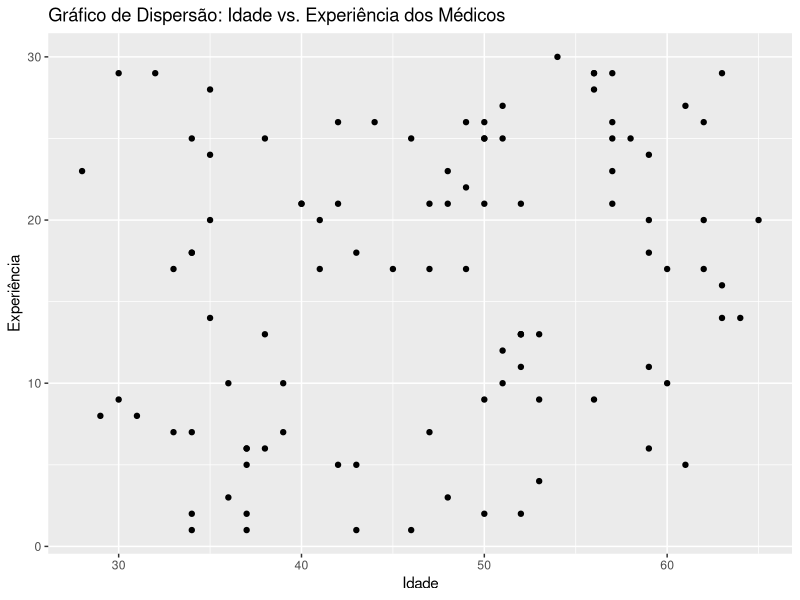
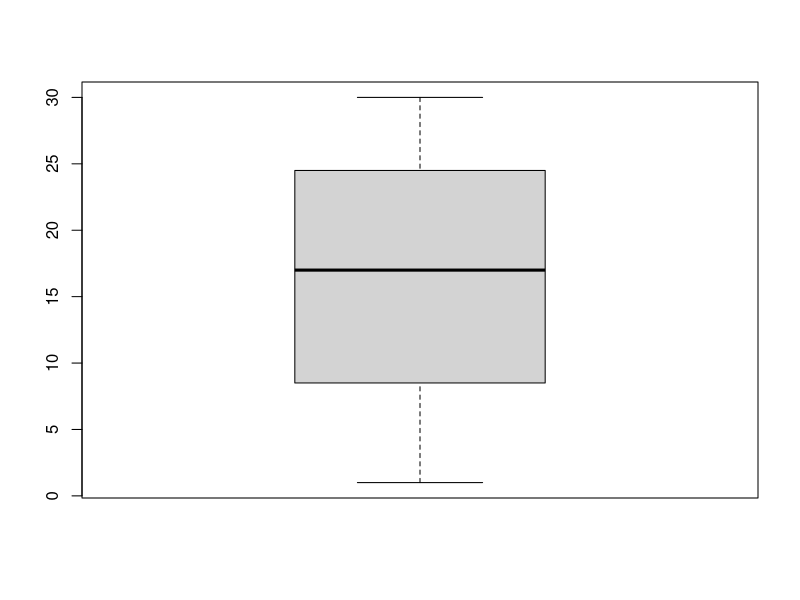
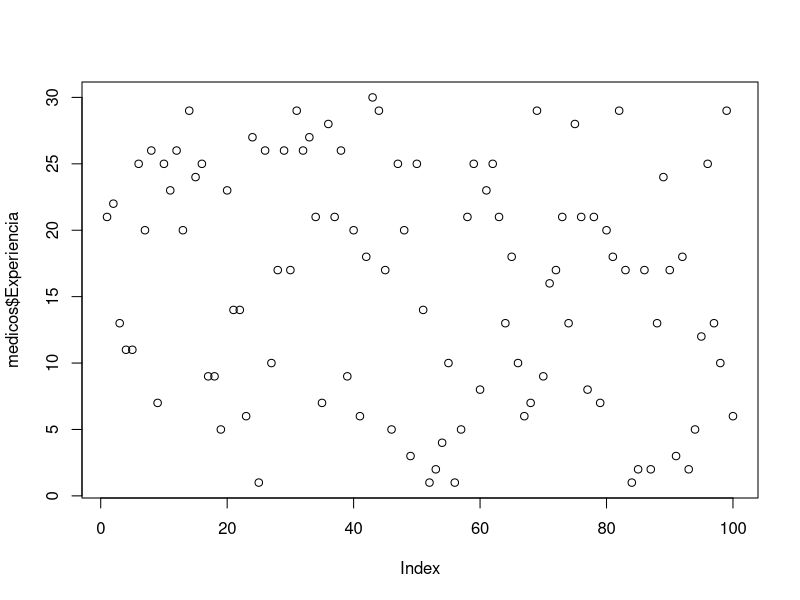
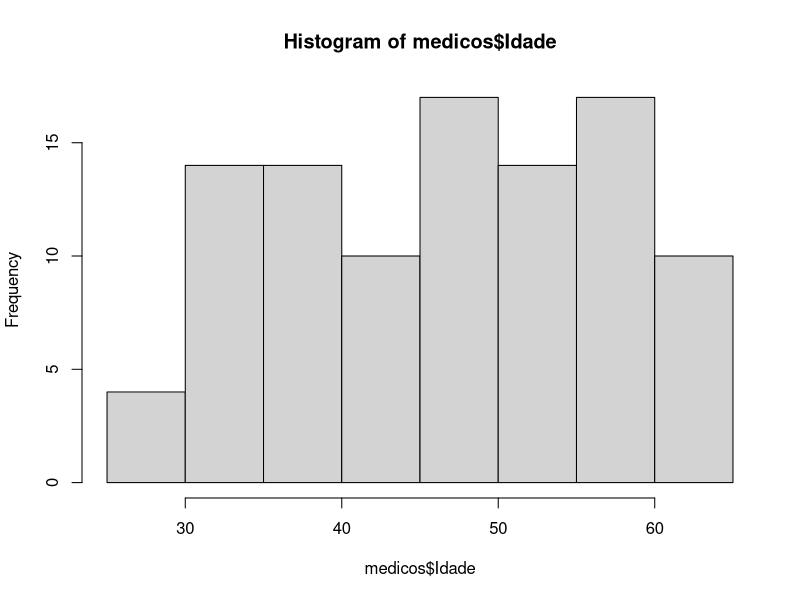

The R script that drew these images, in order:
#Base de dados médica
set.seed(123)  # Definir semente para reprodução
medicos <- data.frame(
  Paciente = paste("Paciente", 1:100),
  Especialidade = sample(c("Cardiologia", "Ortopedia", "Pediatria", "Dermatologia"), 100, replace = TRUE),
  Idade = sample(28:65, 100, replace = TRUE),
  Experiencia = sample(1:30, 100, replace = TRUE),
  Qualificacao = sample(c("Básica", "Intermediária", "Avançada"), 100, replace = TRUE)
)

# Visualizar a estrutura da base
str(medicos)

# Conversão das colunas relevantes em fatores
cols_para_fatores <- c("Especialidade", "Qualificacao")

medicos[cols_para_fatores] <- lapply(medicos[cols_para_fatores], as.factor)

# Visualizar a estrutura da base de dados após a conversão em fatores
str(medicos)

# One Hot Encoding para a coluna 'Especialidade'
library(dplyr)
library(tidyr)

medicos_encoded <- medicos %>%
  pivot_wider(names_from = Especialidade, values_from = c(Idade, Experiencia), values_fill = 0)

# Visualizar a estrutura da base de dados após One Hot Encoding
str(medicos_encoded)

# Discretização da coluna 'Idade'
medicos$Idade.Disc <- cut(medicos$Idade, breaks = c(28, 40, 50, 65), labels = c("Jovem", 'Meia Idade', 'Idoso'))

# Visualizar a estrutura da base de dados após discretização
str(medicos$Idade.Disc)

# Transformação dos fatores em 3 tipos: mais frequente, segundo mais frequente e outros
library(forcats)

medicos$Qualificacao <- fct_lump(medicos$Qualificacao, n = 2)

# Visualizar a estrutura da base de dados após a transformação dos fatores
str(medicos)

# Plotar um gráfico de dispersão entre idade e experiência
library(ggplot2)

ggplot(medicos, aes(x = Idade, y = Experiencia)) +
  geom_point() +
  labs(title = "Gráfico de Dispersão: Idade vs. Experiência dos Médicos",
       x = "Idade",
       y = "Experiência")

# Média da variável Idade dos médicos
mean(medicos$Idade)

# Mediana da variável Idade dos médicos
median(medicos$Idade)

# Separatrizes da variável Experiencia dos médicos
quantile(medicos$Experiencia, probs = 0.75)
quantile(medicos$Experiencia, probs = 0.10)
quantile(medicos$Experiencia, probs = 0.95)
boxplot(medicos$Experiencia)  # Boxplot - gráfico que resume as separatrizes

# Desvio-padrão da variável Experiencia dos médicos
sd(medicos$Experiencia)
plot(medicos$Experiencia)

# Sumário descritivo básico das variáveis
summary(medicos)

# Tabela de frequência absoluta da variável Especialidade dos médicos
table(medicos$Especialidade)

# Tabela de frequência relativa da variável Especialidade dos médicos
prop.table(table(medicos$Especialidade))

# Histograma da variável Idade dos médicos - gráfico que permite conhecer a curva dos dados
hist(medicos$Idade)

